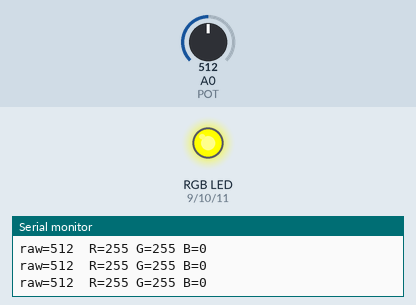
This sketch was run on a simulated Arduino Uno, built with avr-gcc and run on an emulated ATmega328P. Shown: an RGB LED mixed from three pins (HIGH = lit), the last lines printed to the serial monitor. Inputs (shaded band) come from the test bench; at power-on: A0 (POT) = 512.

Above: at 1.2 s.
1.3 s: A0 (POT) set to 434
2.8 s: A0 (POT) set to 410
At 3.7 s:
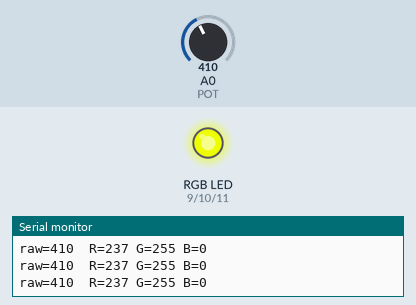
4.3 s: A0 (POT) set to 331
At 4.9 s:
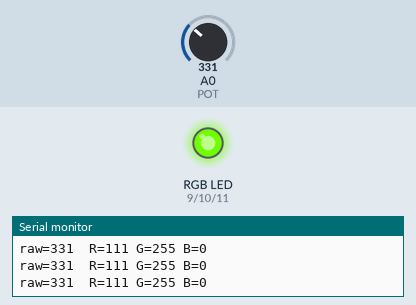
5.8 s: A0 (POT) set to 351
At 7.0 s:
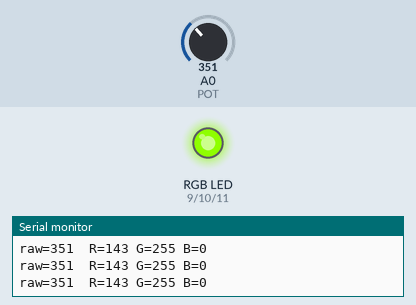
7.3 s: A0 (POT) set to 245
At 8.3 s:
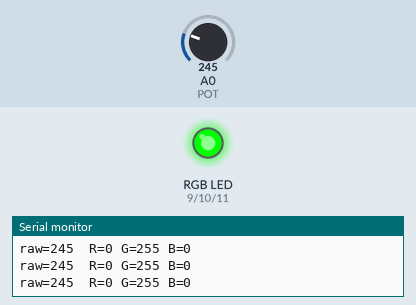
8.8 s: A0 (POT) set to 269
At 9.5 s:
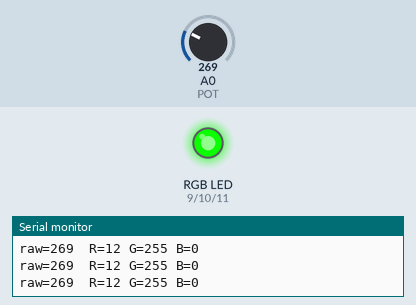
Timing chart, 0 to 11.3 s (numbered marks = the images above; inputs shaded):
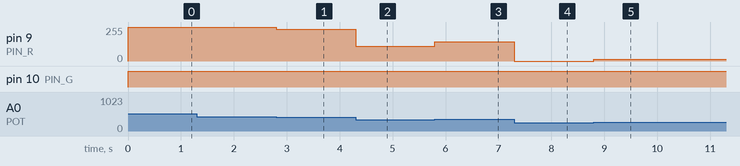

The sketch:

4.4.ino
```cpp
const int POT = A0;
const int PIN_R = 9;
const int PIN_G = 10;
const int PIN_B = 11;

// Границы зон (в сырых значениях АЦП 0..1023)
const int ZONE_GREEN_MAX  = 341;    // 0..341   — зелёный
const int ZONE_YELLOW_MAX = 682;    // 341..682 — жёлтый
                                    // 682..1023 — красный

// Ширина плавного перехода между зонами (в единицах АЦП)
const int BLEND = 80;

const unsigned long PRINT_INTERVAL = 200;
unsigned long lastPrint = 0;

void setup() {
  pinMode(PIN_R, OUTPUT);
  pinMode(PIN_G, OUTPUT);
  pinMode(PIN_B, OUTPUT);
  Serial.begin(9600);
}

int clamp255(int v) {
  if (v < 0) return 0;
  if (v > 255) return 255;
  return v;
}

void loop() {
  int raw = analogRead(POT);

  int r = 0, g = 0, b = 0;

  if (raw < ZONE_GREEN_MAX - BLEND) {
    g = 255;
  } else if (raw < ZONE_GREEN_MAX + BLEND) {
    int t = map(raw, ZONE_GREEN_MAX - BLEND, ZONE_GREEN_MAX + BLEND, 0, 255);
    g = 255;
    r = t;
  } else if (raw < ZONE_YELLOW_MAX - BLEND) {
    r = 255; g = 255;
  } else if (raw < ZONE_YELLOW_MAX + BLEND) {
    int t = map(raw, ZONE_YELLOW_MAX - BLEND, ZONE_YELLOW_MAX + BLEND, 0, 255);
    r = 255;
    g = 255 - t;
  } else {
    r = 255;
  }

  analogWrite(PIN_R, clamp255(r));
  analogWrite(PIN_G, clamp255(g));
  analogWrite(PIN_B, clamp255(b));

  if (millis() - lastPrint >= PRINT_INTERVAL) {
    lastPrint = millis();
    Serial.print("raw=");
    Serial.print(raw);
    Serial.print("  R=");  Serial.print(r);
    Serial.print(" G=");   Serial.print(g);
    Serial.print(" B=");   Serial.println(b);
  }
}
```

Measured:
- after the input at 2.8 s, pin 9 (PIN_R): 255/255 → 237/255 at once
- after the input at 4.3 s, pin 9 (PIN_R): 237/255 → 111/255 at once
- after the input at 5.8 s, pin 9 (PIN_R): 111/255 → 143/255 at once
- after the input at 7.3 s, pin 9 (PIN_R): 143/255 → 0/255 at once
- after the input at 8.8 s, pin 9 (PIN_R): 0/255 → 12/255 at once
